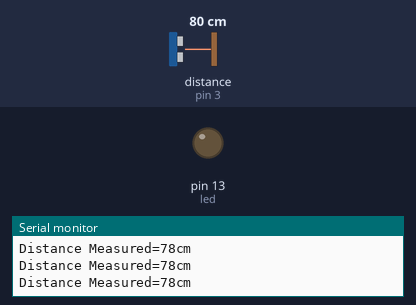
The sketch below on a simulated Arduino Uno, built with avr-gcc and run on an emulated ATmega328P. On the bench: output pins drawn as LEDs (lit = HIGH), the last lines printed to the serial monitor. Wiring (inferred from the names in the program): ultrasonic range finder: trigger pin 5; echo pin 3. Dashed ring = blinking. The test bench sets the inputs (shaded band); at power-on: distance to the obstacle (sensor on pin 3) 80 cm. The echo pulse lasts 58.3 µs per cm; pins used as bus, display or sensor lines are not drawn.

Above: at 1.2 s.
1.3 s: distance to the obstacle (sensor on pin 3) set to 23 cm
2.8 s: distance to the obstacle (sensor on pin 3) set to 19 cm
At 3.15 s:
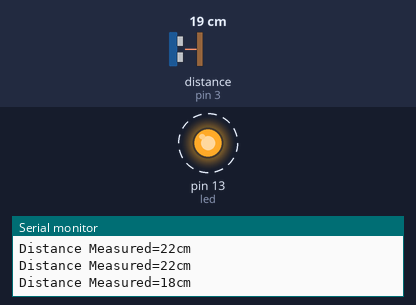
5.8 s: distance to the obstacle (sensor on pin 3) set to 13 cm
8.8 s: distance to the obstacle (sensor on pin 3) set to 10 cm
At 9.9 s:
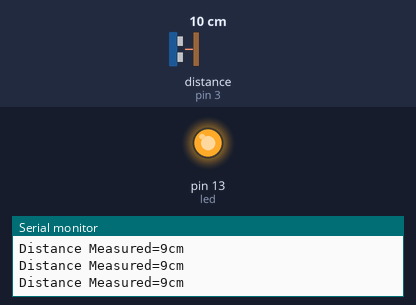
10.3 s: distance to the obstacle (sensor on pin 3) set to 18 cm
At 10.79 s:
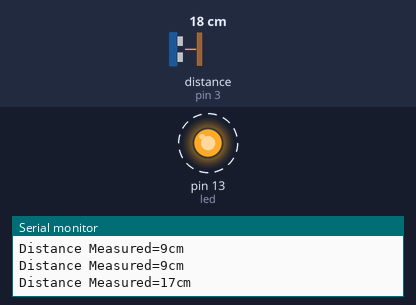
Timing chart, 0 to 14.3 s (numbered marks = the images above; inputs shaded):
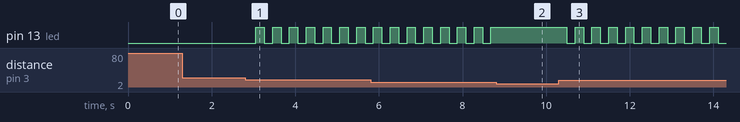

The sketch:

cam_bien_sieu_am.ino
```cpp
const int trigPin = 5;
const int echoPin = 3;
long duration;
int distance;
int led =13;

void setup() {
  pinMode(trigPin, OUTPUT);
  pinMode(led, OUTPUT);
  pinMode(echoPin, INPUT);
  Serial.begin(9600);
}

void loop() {
  digitalWrite(trigPin, LOW);
  delayMicroseconds(2);
  digitalWrite(trigPin, HIGH);
  delayMicroseconds(10);
  digitalWrite(trigPin, LOW);
  duration = pulseIn(echoPin, HIGH);
  distance = duration * 0.034 / 2;
  Serial.print("Distance Measured=");
  Serial.print(distance);
  Serial.println("cm");

  if(distance <= 10){
    digitalWrite(led, HIGH);
  } else if (distance <= 20){
    digitalWrite(led, LOW);
    delay(200);
    digitalWrite(led, HIGH);
  } else {
    digitalWrite(led, LOW);
  }
  delay(200);
}
```

Measured:
- the behaviour switches between 22 and 21 cm on distance to the obstacle (sensor on pin 3) (found by bisection; images 0 and 1)
- the behaviour switches between 12 and 11 cm on distance to the obstacle (sensor on pin 3) (found by bisection; images 1 and 2)
- after the input at 2.8 s, pin 13 (led): alternates HIGH for 0.20 s and LOW for 0.20 s, starting after 0.26 s
- after the input at 8.8 s, pin 13 (led): stops changing and stays HIGH
- after the input at 10.3 s, pin 13 (led): alternates HIGH for 0.20 s and LOW for 0.20 s, starting after 0.19 s
